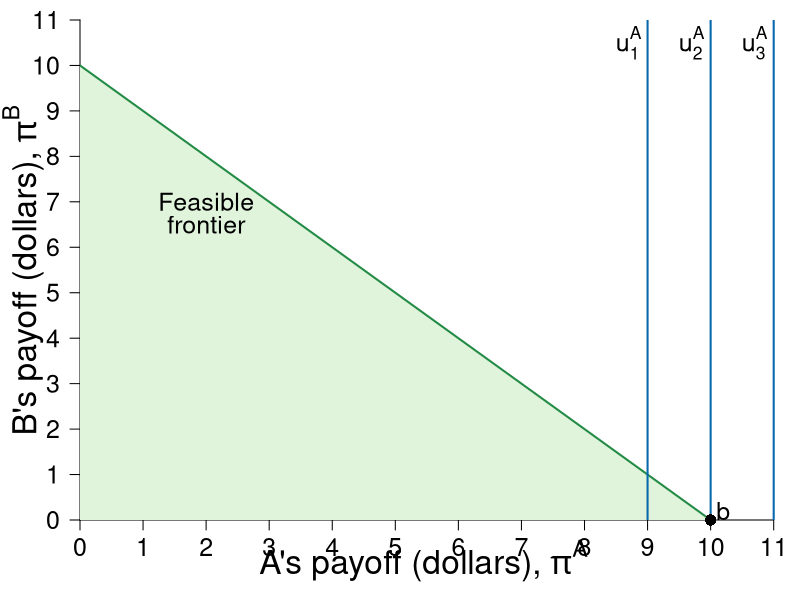

Generate this figure with R:
#Graph Designer: Simon Halliday
#Authors: Bowles, Foley and Halliday
#Title: Microeconomics: Competition, Conflict and Coordination

library(shape)
#pdf(file = "feasible_dictator_selfishSTEP1.pdf", width = 8, height = 8)
#pdf(file = "feasible_dictator_selfishSTEP2.pdf", width = 8, height = 8)
#pdf(file = "feasible_dictator_selfishSTEP3.pdf", width = 8, height = 8)
#pdf(file = "feasible_dictator_selfishSTEP4.pdf", width = 8, height = 8)
pdf(file = "constrained_optimization/feasible_dictator_selfish.pdf", width = 8, height = 8)

#Set parameters for graphics
pointsize <- 1.8
axislabelsize <- 2
labelsize <- 1.5
namesize <- 1.8
annotatesize <- 1.5
graphlinewidth <- 2
segmentlinewidth <- 1.5

COL <- c("#7fc97f", "#beaed4", "#fdc086", "#ffff99", "#386cb0", "#f0027f", "#bf5b17", "#666666")
COLA <- c("#e0f3db", "#99d8c9","#66c2a4","#41ae76", "#238b45", "#005824")
COLB <- c("#4eb3d3", "#2b8cbe", "#0868ac","#084081")

#Edited the margins to cater for the larger LHS labels
par(mar =  c(4, 4, 1, 1))

ppf <- function(x, slope = 1, bary = 10) {
  bary - slope * x
}

uFn <- function(x, y, alpha = 1){
  ((x)^alpha)*(y^(1-alpha))
}

indiffA <- function(x, ubar = uFn(10,0) - 1, alpha = 1) {
  (ubar/ ((x)^alpha))^(1/ (1 - alpha))
}

ylims <- c(0, 11)
xlims <- c(0, 11.1)

npts <- 501 
x <- seq(xlims[1], xlims[2], length.out = npts)
y <- seq(ylims[1], ylims[2], length.out = npts) 
#step by step graphs:
#step2:
#a <- uFn(10, 0) - 1
#step 3:
#a <- c(uFn(10, 0) - 1, uFn(10, 0) + 1)
#final:
a <- c(uFn(10, 0) - 1, uFn(10, 0), uFn(10, 0) + 1) #alpha = 0.4

plot(0, 0, xlim = xlims, ylim = ylims, type = "n",
     xlab = expression(paste("")),
     ylab = expression(paste("")), 
     xaxt = "n", 
     yaxt = "n", 
     cex.lab = axislabelsize, 
     bty = "n", 
     xaxs="i", 
     yaxs="i"
)


# ticksy <- seq(from = 0, to = ylims[2], by = 1)
# ylabels <- seq(from = 0, to = ylims[2], by = 1)
ticksx <- seq(from = 0, to = xlims[2], by = 1)
xlabels <- seq(from = 0, to = xlims[2], by = 1)
ticksy <- seq(from = 0, to = ylims[2], by = 1)
ylabels <- seq(from = 0, to = ylims[2], by = 1)
# ticksx <- c(xlims[1], 5.25, 8.944272, xlims[2])
# xlabels <- c(NA, expression(paste(x,"*")), expression(paste(bar(x))), NA)

axis(1, at = ticksx, pos = 0, labels = xlabels, cex.axis = labelsize)
axis(2, at = ticksy, pos = 0, labels = ylabels, las = 1, cex.axis = labelsize)

npts <- 500 
xx1 <- seq(xlims[1], xlims[2], length.out = npts)
xx2 <- seq(0, xlims[2], length.out = npts)
xx3 <- seq(xlims[1], 0, length.out = npts)
xx4 <- seq(-11, 0, length.out = npts)

#Draw the polygon for shading the feasible set
xpoly1 <- seq(from = xlims[1], 10, length.out = 500)
ypoly1 <- ppf(xpoly1)
polygon(x = c(0, xpoly1, 0),
        y = c(0, ypoly1, 0),
        col=COLA[1], density=NULL, border = NA)

#Draw the graphs
lines(xx1, ppf(xx1), col = COLA[5], lwd = graphlinewidth)

#Label the feasible frontier
text(16, 3, expression("Feasible Frontier"), cex = labelsize)
Arrows(16, 3.1, 16, 3.9, col = "black", lty = 1, lwd = 2, arr.type = "triangle", arr.lwd = 0.5)

contour(x, y, 
        outer(x, y, uFn),
        drawlabels = FALSE,
        col = COLB[3],
        lwd = graphlinewidth,
        levels = a, 
        xaxs="i", 
        yaxs="i", 
        add = TRUE, 
        xpd = TRUE)

#Axis labels
#mtext(expression(paste("A's payoff (dollars), ", pi^A)), side = 1, line = 2.5, cex = axislabelsize)
text(0.5*xlims[2] - 0.1, -0.9, expression(paste("A's payoff (dollars), ", pi^A)), xpd = TRUE, cex = axislabelsize) 
text(-0.9, 0.5*ylims[2], expression(paste("B's payoff (dollars), ", pi^B)), xpd = TRUE, cex = axislabelsize, srt = 90) 

#Add mrs = mrt at i
# text(7, 4, expression(paste(mrs == mrt)), cex = labelsize)
# Arrows(7, 3.85, 7, 3.3, col = "black", lty = 1, lwd = 2, arr.type = "triangle", arr.lwd = 0.5)

#Label the indifference curves
text(8.7, 10.5, expression(u[1]^A), cex = labelsize)
text(9.7, 10.5, expression(u[2]^A), cex = labelsize)
text(10.7, 10.5, expression(u[3]^A), cex = labelsize)

#Annotate max u point on feasible frontier
text(10.2, 0.2, expression(paste(b)), cex = labelsize)
# segments(7, 0, 7, ppf(x = 7), lty = 2, col = "gray", lwd = segmentlinewidth)
# segments(0, ppf(x = 7), 7, ppf(x = 7), lty = 2, col = "gray", lwd = segmentlinewidth)
points(10, 0, pch = 16, col = "black", cex = 1.5, xpd = NA)

# text(4.2+0.2, ppf(4.2) + 0.2, expression(paste(a*minute)), cex = labelsize)
# segments(4.2, 0, 4.2, ppf(x = 4.2), lty = 2, col = "gray", lwd = segmentlinewidth)
# segments(0, ppf(x = 4.2), 4.2, ppf(x = 4.2), lty = 2, col = "gray", lwd = segmentlinewidth)
# points(4.2, ppf(x = 4.2), pch = 16, col = "black", cex = 1.5)
# 

# text(9+0.2, ppf(9) + 0.2, expression(paste(b*minute)), cex = labelsize)
# segments(9, 0, 9, ppf(x = 9), lty = 2, col = "gray", lwd = segmentlinewidth)
# segments(0, ppf(x = 9), 9, ppf(x = 9), lty = 2, col = "gray", lwd = segmentlinewidth)
# points(9, ppf(x = 9), pch = 16, col = "black", cex = 1.5)

text(2, ppf(2) - 1, expression(paste("Feasible")), cex = labelsize)
text(2, ppf(2) - 1.5, expression(paste("frontier")), cex = labelsize)

dev.off()
